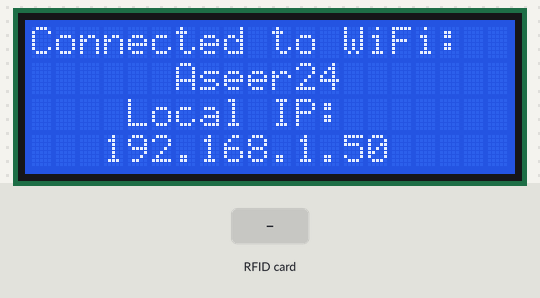
Bench run of a sketch on a simulated ESP8266 (NodeMCU). Shown: 20×4 character LCD. Inputs (shaded band) come from the test bench. WiFi joins after 1.5 s; servers stay silent unless stated; what the sketch prints to the serial monitor is not drawn.

Above: at 5.2 s.
At 11.3 s:
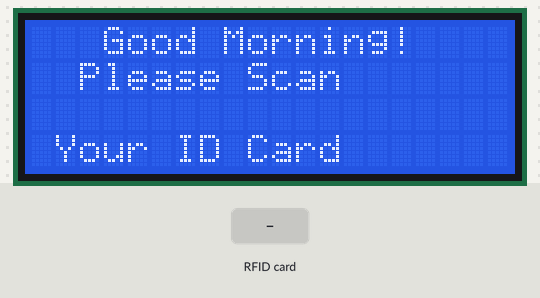
11.4 s: RFID card 5E 7A 19 C4 held to the reader
At 16.3 s:
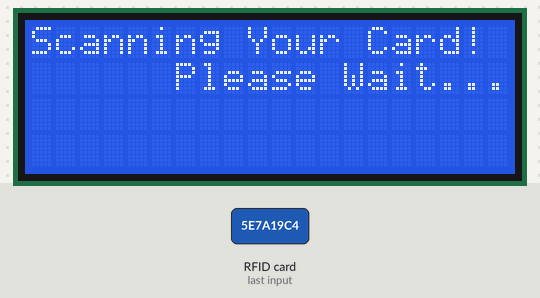
Timing chart, 0 to 17.8 s (numbered marks = the images above; inputs shaded):
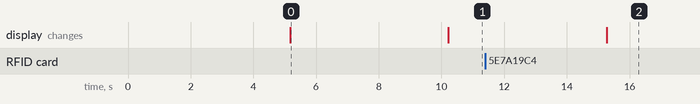

The sketch:

main_01.ino
```cpp
// (licence header left out)
#include <Wire.h>
#include <ArduinoJson.h>

#include <LiquidCrystal_I2C.h>

LiquidCrystal_I2C lcd(0x27, 2, 1, 0, 4, 5, 6, 7, 3, POSITIVE);  // Set the LCD I2C address


#include <ESP8266WiFi.h>
#include <ESP8266HTTPClient.h>
#include <WiFiClient.h>

#define SS_PIN D4  //D2
#define RST_PIN D3 //D1
#include <SPI.h>
#include <MFRC522.h>

MFRC522 mfrc522(SS_PIN, RST_PIN);   // Create MFRC522 instance.
int statuss = 0;
int out = 0;
int speakerPin = D0;

const char* ssid = "Aseer24";
const char* password = "I$hraque";

//Your Domain name with URL path or IP address with path
String serverName = "http://192.168.0.143/gps-rfid-tracking-system-for-students";
//String serverName = "http://studentgps.ishraqulhoque.com";

// the following variables are unsigned longs because the time, measured in
// milliseconds, will quickly become a bigger number than can be stored in an int.
unsigned long lastTime = 0;
// Timer set to 10 minutes (600000)
//unsigned long timerDelay = 600000;
// Set timer to 5 seconds (5000)
unsigned long timerDelay = 5000;
int l = 0;
void setup() {
  lcd.begin(20,4);
  Serial.begin(115200);
  SPI.begin();      // Initiate  SPI bus
  mfrc522.PCD_Init();   // Initiate MFRC522

  WiFi.begin(ssid, password);
  Serial.println("Connecting");
  lcd.clear();
  lcd.setCursor(0,0);
  lcd.print("Connecting");
  delay(5000);
  l=10;
  while(WiFi.status() != WL_CONNECTED) {
    delay(500);
    lcd.setCursor(l++,0);
    lcd.print(".");
    Serial.print(".");
  }
  Serial.println("");
  Serial.print("Connected to WiFi network with IP Address: ");
  lcd.clear();
  lcd.setCursor(0,0);
  lcd.print("Connected to WiFi:");
  lcd.setCursor(6,1);
  lcd.print(ssid);
  lcd.setCursor(4,2);
  lcd.print("Local IP:");
  lcd.setCursor(3,3);
  lcd.print(WiFi.localIP());
  Serial.println(WiFi.localIP());
  delay(5000);
  Serial.println("Timer set to 5 seconds (timerDelay variable), it will take 5 seconds before publishing the first reading.");
}

void restAPI(char card_id[]){
  // Send an HTTP POST request depending on timerDelay
  if ((millis() - lastTime) > timerDelay) {
    //Check WiFi connection status
    if(WiFi.status()== WL_CONNECTED){
      WiFiClient client;
      HTTPClient http;
//      String card_id = "ajuddi";
      String serverPath = serverName + "/public/api/v1/store-student-rfid/"+card_id;

      // Your Domain name with URL path or IP address with path
      http.begin(client, serverPath.c_str());
      Serial.print("API: ");
      Serial.println(serverPath.c_str());

      lcd.clear();
      lcd.setCursor(0,0);
      lcd.print("Scanning Your Card!");
      lcd.setCursor(6,1);
      lcd.print("Please Wait...");
      digitalWrite(speakerPin, HIGH);
      delayMicroseconds(1915);
      // Send HTTP GET request
      delay(3000);
      int httpResponseCode = http.GET();
      delay(3000);
      digitalWrite(speakerPin, LOW);
      delayMicroseconds(1915);
      if (httpResponseCode>0) {
        Serial.print("HTTP Response code: ");
        Serial.println(httpResponseCode);
        String payload = http.getString();
        Serial.println(payload);
        DynamicJsonDocument doc(1024);
        deserializeJson(doc, payload);
        const char* message = doc["message"];
        const char* status_msg = doc["status"];

        const bool error = doc["error"];

       if(strcmp(status_msg, "Unregistered") == 0){
        Serial.print("Message: ");
        Serial.println(message);
        lcd.clear();
        lcd.setCursor(0,0);
        lcd.print(message);
       }

        if(strcmp(status_msg, "entered") == 0 || strcmp(status_msg, "exited") == 0){
          const char* student = doc["student"]["name"];
          lcd.clear();
          if(strcmp(status_msg, "entered") == 0){
            lcd.setCursor(5,0);
            lcd.print("Welcome!");
          }else{
            lcd.setCursor(5,0);
            lcd.print("Good Bye!");
          }
          lcd.setCursor(1,2);
          lcd.print(student);
        }

        delay(5000);
      }
      else {
        Serial.print("Error code: ");
        Serial.println(httpResponseCode);
      }
      // Free resources
      http.end();
    }
    else {
      Serial.println("WiFi Disconnected");
    }
    lastTime = millis();
  }
}


void loop() {
  lcd.clear();
  lcd.setCursor(3,0);
  lcd.print("Good Morning!");
  lcd.setCursor(2,1);
  lcd.print("Please Scan");
//  lcd.setCursor(2,2);
//  lcd.print("Your ID Card");
  lcd.setCursor(1,3);
  lcd.print("Your ID Card");
  delay(5000);


  //RFID
  // Look for new cards
  if ( ! mfrc522.PICC_IsNewCardPresent())
  {
    return;
  }
  // Select one of the cards
  if ( ! mfrc522.PICC_ReadCardSerial())
  {
    return;
  }
  //Show UID on serial monitor
  Serial.println();
  Serial.print(" UID tag :");
  String content= "";
  byte letter;
  for (byte i = 0; i < mfrc522.uid.size; i++)
  {
     Serial.print(mfrc522.uid.uidByte[i] < 0x10 ? " 0" : " ");
     Serial.print(mfrc522.uid.uidByte[i], HEX);
     content.concat(String(mfrc522.uid.uidByte[i] < 0x10 ? " 0" : " "));
     content.concat(String(mfrc522.uid.uidByte[i], HEX));
  }
  content.toUpperCase();
  Serial.println();

//removing spaces START
    int i, len = 0,j;
    char str[15];


    for (i = 0; content.substring(1)[i] != '\0'; ++i) {
        str[i] = content.substring(1)[i];
    }

    str[i] = '\0';

    //Calculating length of the array
    //len = sizeof(str)/sizeof(str[0]);
    len = strlen(str);
//Checks for space character in array if its there then ignores it and swap str[i] to str[i+1];
    for(i = 0; i < len; i++){
        if(str[i] == ' '){
            for(j=i;j<len;j++)
        {
//          Serial.println("Space Found");
            str[j]=str[j+1];
        }
        len--;
        }
    }
//removing spaces END

    Serial.print("Str: ");
    Serial.println(str);

  restAPI(str);
}
```

Measured:
- after the input at 11.4 s, the display: changes after 3.9 s (image 2)
- what the display in image 0 shows lasts 5.0 s, from 5.2 s to 10.2 s
